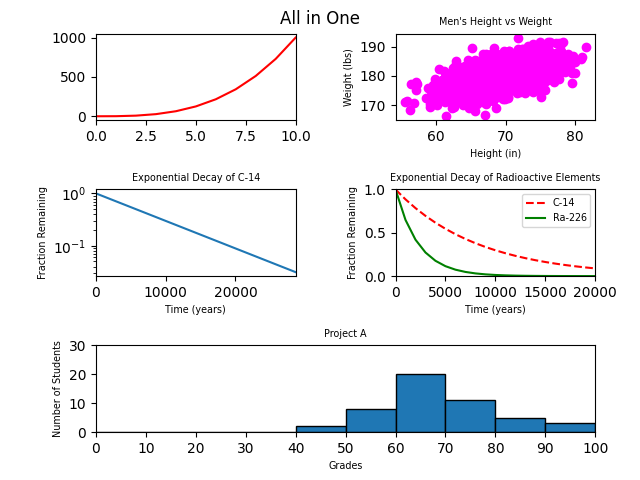

Recreate this plot in Python.
#!/usr/bin/env python3
"""Put 5 graphs on one image"""
import numpy as np
import matplotlib.pyplot as plt
import matplotlib.gridspec as gridspec


def all_in_one():
    """Fricking Bad Idea"""

    y0 = np.arange(0, 11) ** 3

    mean = [69, 0]
    cov = [[15, 8], [8, 15]]
    np.random.seed(5)
    x1, y1 = np.random.multivariate_normal(mean, cov, 2000).T
    y1 += 180

    x2 = np.arange(0, 28651, 5730)
    r2 = np.log(0.5)
    t2 = 5730
    y2 = np.exp((r2 / t2) * x2)

    x3 = np.arange(0, 21000, 1000)
    r3 = np.log(0.5)
    t31 = 5730
    t32 = 1600
    y31 = np.exp((r3 / t31) * x3)
    y32 = np.exp((r3 / t32) * x3)

    np.random.seed(5)
    student_grades = np.random.normal(68, 15, 50)

    fig = plt.figure()
    fig.suptitle('All in One')
    gs = gridspec.GridSpec(3, 2, figure=fig)

    plt.subplot(gs[0, 0])
    plt.xlim(0, 10)
    plt.plot(y0, color="red")

    plt.subplot(gs[0, 1])
    plt.title("Men's Height vs Weight", fontsize="x-small")
    plt.xlabel("Height (in)", fontsize="x-small")
    plt.ylabel("Weight (lbs)", fontsize="x-small")
    plt.scatter(x1, y1, color="magenta")

    plt.subplot(gs[1, 0])
    plt.title("Exponential Decay of C-14", fontsize="x-small")
    plt.xlabel("Time (years)", fontsize="x-small")
    plt.ylabel("Fraction Remaining", fontsize="x-small")
    plt.yscale("log")
    plt.xlim(0, 28650)
    plt.plot(x2, y2)

    plt.subplot(gs[1, 1])
    plt.title('Exponential Decay of Radioactive Elements', fontsize="x-small")
    plt.xlabel('Time (years)', fontsize="x-small")
    plt.ylabel('Fraction Remaining', fontsize="x-small")
    plt.xlim(0, 20000)
    plt.ylim(0, 1)
    plt.plot(x3, y31, color="red", ls="--", label='C-14')
    plt.plot(x3, y32, color="green", ls="-", label='Ra-226')
    plt.legend(loc='upper right', fontsize="x-small")

    plt.subplot(gs[2, :])
    plt.title('Project A', fontsize="x-small")
    plt.xlabel('Grades', fontsize="x-small")
    plt.ylabel('Number of Students', fontsize="x-small")
    plt.xlim(0, 100)
    plt.ylim(0, 30)
    plt.hist(student_grades, bins=range(0, 110, 10), edgecolor='black')
    plt.xticks(range(0, 110, 10))

    plt.subplots_adjust(left=0.15, right=0.93, top=0.93, bottom=0.1, hspace=0.8, wspace=0.5)
    plt.savefig('5-all_in_one')
    plt.show()


if __name__ == '__main__':
    all_in_one()
